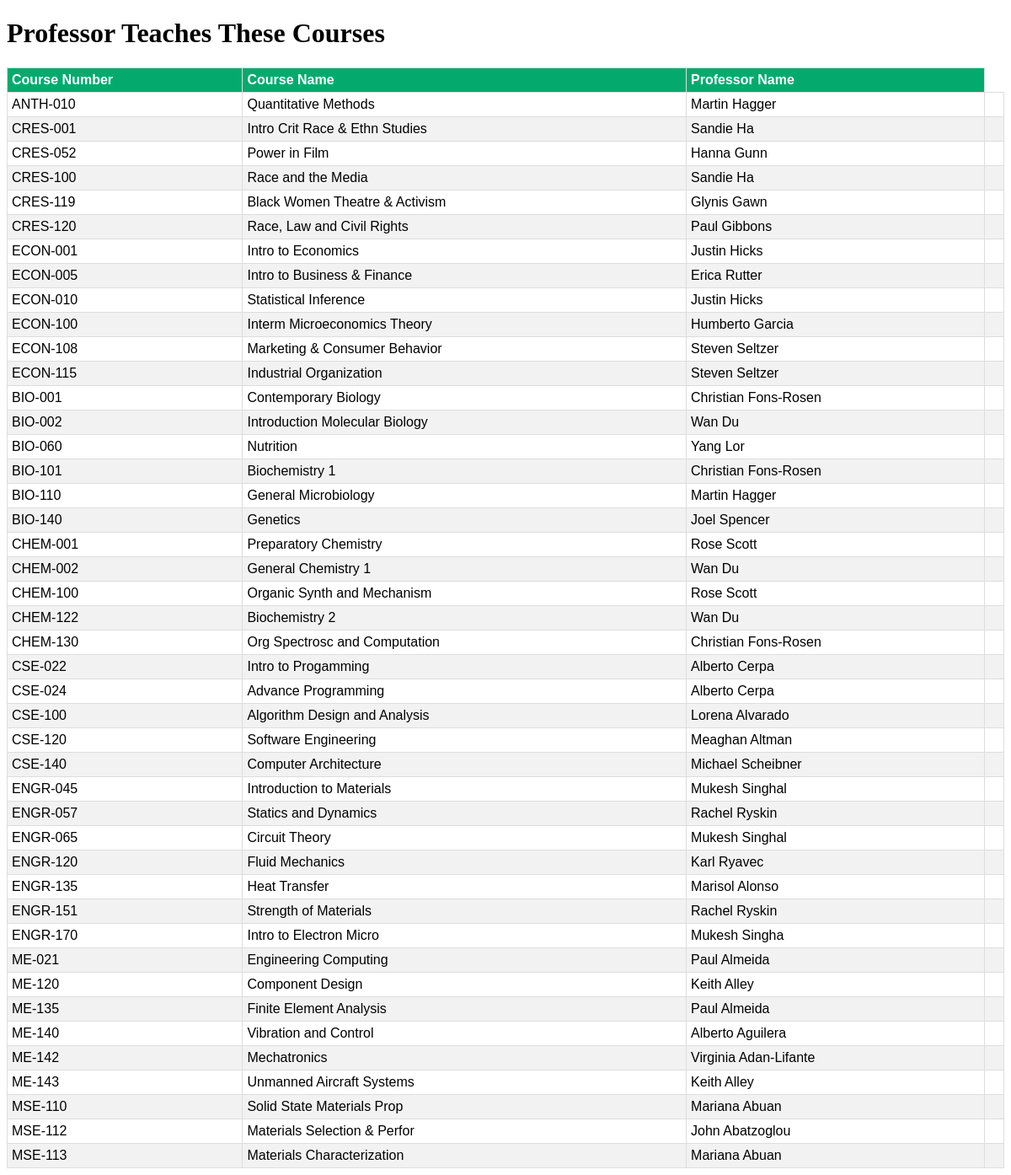
The app's page /search_teach.php, older data.
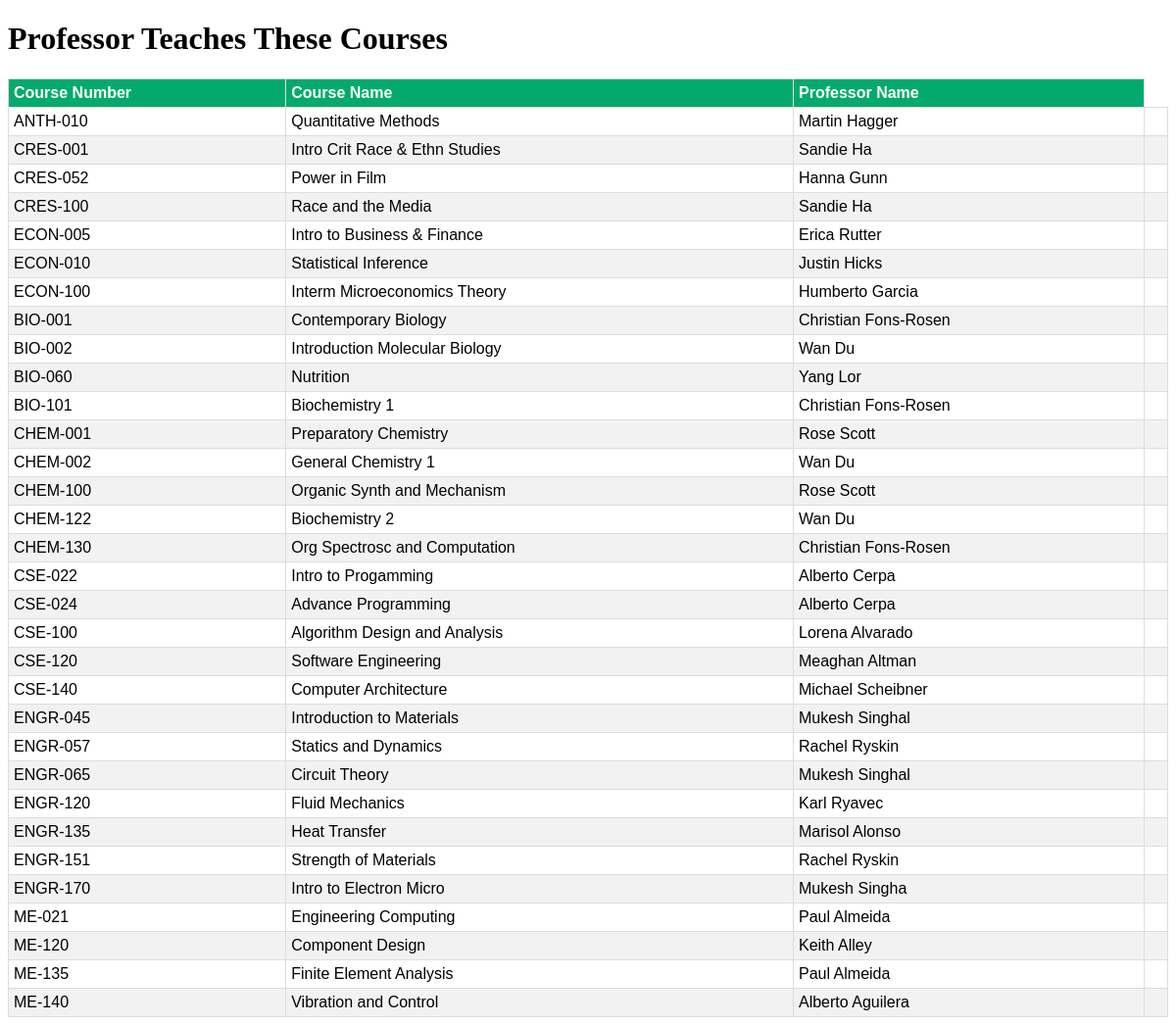
The same page, newer data.
### tables this page shows
CREATE TABLE courses (
    number varchar(50) not null,
    name varchar(50) not null,
    p_name varchar(50) not null,
    d_code decimal(10,0) not null
);

### search_teach.php (the view, shortened to what this page needs)
<?php
include("connection.php");
?>
<!DOCTYPE html>
<html>
	</head>
	<body>
		<h1>
			Professor Teaches These Courses
		</h1>
		<table>
			<tr>
			<th>Course Number</th>
			<th>Course Name</th>
            <th>Professor Name</th>
			<tr>
				<?php
                        $search= $_POST['search'];
                        $sql = "SELECT * FROM  `courses` WHERE p_name LIKE '%$search%'";
						$query = mysqli_query($conn, $sql);
						if (mysqli_fetch_array($query) == 0){
							echo $search. " doesn't teach any classes";
						}
						else {
							while ($row = mysqli_fetch_array($query)){
								$number = $row['number'];
								$name = $row['name'];
								$p_name = $row['p_name'];
								echo "<tr><td>" .$number. "</td><td>" .$name. "</td><td>"  .$p_name. "</td><td></td></tr>";
							}
						}
				?>
			</tr>
		</table>
	</body>
</html>

Row changes from the older to the newer data that the page shows:
removed courses: number "CRES-119", name "Black Women Theatre & Activism", p_name "Glynis Gawn"
removed courses: number "CRES-120", name "Race, Law and Civil Rights", p_name "Paul Gibbons"
removed courses: number "ECON-001", name "Intro to Economics", p_name "Justin Hicks"
removed courses: number "ECON-108", name "Marketing & Consumer Behavior", p_name "Steven Seltzer"
removed courses: number "ECON-115", name "Industrial Organization", p_name "Steven Seltzer"
removed courses: number "BIO-110", name "General Microbiology", p_name "Martin Hagger"
removed courses: number "BIO-140", name "Genetics", p_name "Joel Spencer"
removed courses: number "ME-142", name "Mechatronics", p_name "Virginia Adan-Lifante"
removed courses: number "ME-143", name "Unmanned Aircraft Systems", p_name "Keith Alley"
removed courses: number "MSE-110", name "Solid State Materials Prop", p_name "Mariana Abuan"
removed courses: number "MSE-112", name "Materials Selection & Perfor", p_name "John Abatzoglou"
removed courses: number "MSE-113", name "Materials Characterization", p_name "Mariana Abuan"
